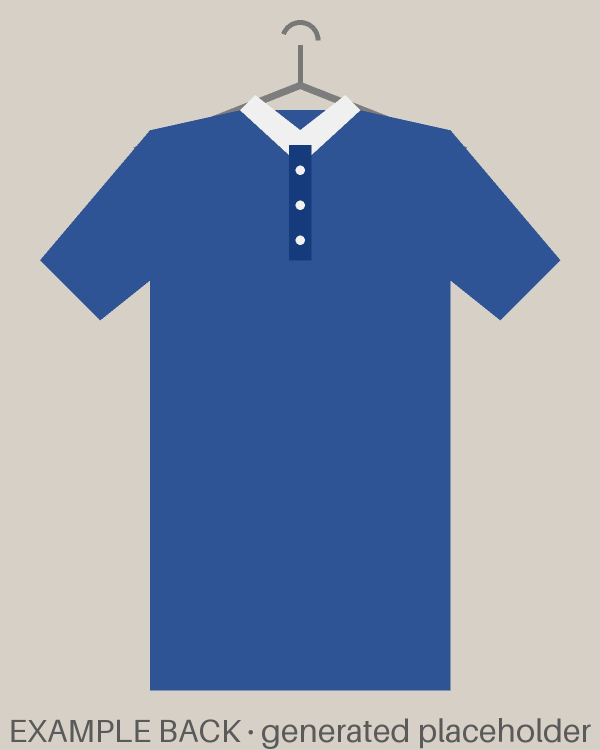
#> input picture examples/photos/example_back.jpg, 1200 x 1500 px (shown at 1/2 size)
$ python -i vision.py   (imports and definitions only)
#> lines starting #> are read from the running program, lines starting #| are printed output that depends on the picture
#> further down, picture is the input picture: PIL image 1200x1500 RGB; mean R, G, B 141.6, 154, 176.1
"""Local photo reader for Pricing: OCR (RapidOCR/ONNX, offline) + color heuristics."""
import base64, io, re
from PIL import Image

_ocr = None
# [6 lines left out: function _engine, not called in this run]

BRANDS = {"peter millar":"Peter Millar","johnnie-o":"johnnie-O","johnnie o":"johnnie-O","johnnieo":"johnnie-O",
 "g/fore":"G/FORE","gfore":"G/FORE","greyson":"Greyson","rlx":"RLX Ralph Lauren","polo golf":"Polo Golf",
 "ralph lauren":"Ralph Lauren","polo":"Polo Ralph Lauren","vineyard vines":"Vineyard Vines","travismathew":"TravisMathew",
 "travis mathew":"TravisMathew","holderness":"Holderness & Bourne","nike":"Nike","titleist":"Titleist","footjoy":"FootJoy",
 "under armour":"Under Armour","adidas":"adidas","callaway":"Callaway","puma":"PUMA","bonobos":"Bonobos","mizzen":"Mizzen+Main",
 "linksoul":"Linksoul","b. draddy":"B. Draddy","b draddy":"B. Draddy","zero restriction":"Zero Restriction","dunning":"Dunning",
 "criquet":"Criquet","lululemon":"lululemon","rhone":"Rhone","faherty":"Faherty","southern tide":"Southern Tide",
 "brooks brothers":"Brooks Brothers","lacoste":"Lacoste","tommy bahama":"Tommy Bahama","j.crew":"J.Crew","patagonia":"Patagonia",
 "fairway & greene":"Fairway & Greene","fairway":"Fairway & Greene","dri-fit":"Nike","drifit":"Nike","crown crafts":"Peter Millar"}
STYLES = ["summer comfort","crown crafts","crown sport","e4","dri-fit","dri fit","tour performance","performance","pique","jersey","stretch","oxford","prep-formance","tour","heather","signature"]
SIZES = [("XXXL","3XL"),("3XL","3XL"),("XXL","XXL"),("2XL","XXL"),("XL","XL"),("XS","XS"),("SMALL","S"),("MEDIUM","M"),("LARGE","L"),("S","S"),("M","M"),("L","L")]
COLORS = [((20,20,20),"black"),((240,240,240),"white"),((128,128,128),"gray"),((25,40,90),"navy"),((40,90,200),"blue"),
 ((140,190,230),"light blue"),((200,30,40),"red"),((240,150,170),"pink"),((170,150,210),"lavender"),((110,40,140),"purple"),
 ((40,130,60),"green"),((150,200,140),"mint"),((240,210,60),"yellow"),((240,130,30),"orange"),((210,190,150),"khaki"),
 ((120,80,40),"brown"),((100,40,50),"maroon"),((40,140,140),"teal")]

def _color(img):
    w,h = img.size
#> w = 1200; h = 1500
    c = img.crop((w//4,h//4,3*w//4,3*h//4)).convert("RGB").resize((40,40))
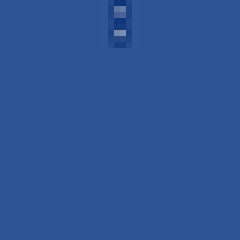
#> c: PIL image 40x40 RGB (shown 6 times larger); mean R, G, B 45.9, 83.9, 148.7
    px = list(c.getdata()); px.sort(key=sum); px = px[len(px)//10: -len(px)//10 or None]
#> after `px = list(c.getdata())`: px = 1600 items, first 6: (46, 84, 149), (46, 84, 149), (46, 84, 149), (46, 84, 149), (46, 84, 149), (46, 84, 149)
#> after `px = px[len(px) // 10:-len(px) // 10 or None]`: px = 1280 items, first 6: (46, 84, 149), (46, 84, 149), (46, 84, 149), (46, 84, 149), (46, 84, 149), (46, 84, 149)
    r,g,b = (sum(p[i] for p in px)//len(px) for i in range(3))
#> r = 46; g = 84; b = 149
    return min(COLORS, key=lambda kc: sum((a-b2)**2 for a,b2 in zip(kc[0],(r,g,b))))[1]

# [38 lines left out: function analyze, not called in this run]

>>> from PIL import Image
>>> picture = Image.open('../examples/photos/example_back.jpg')
>>> result = _color(picture)
#> result = 'blue'
